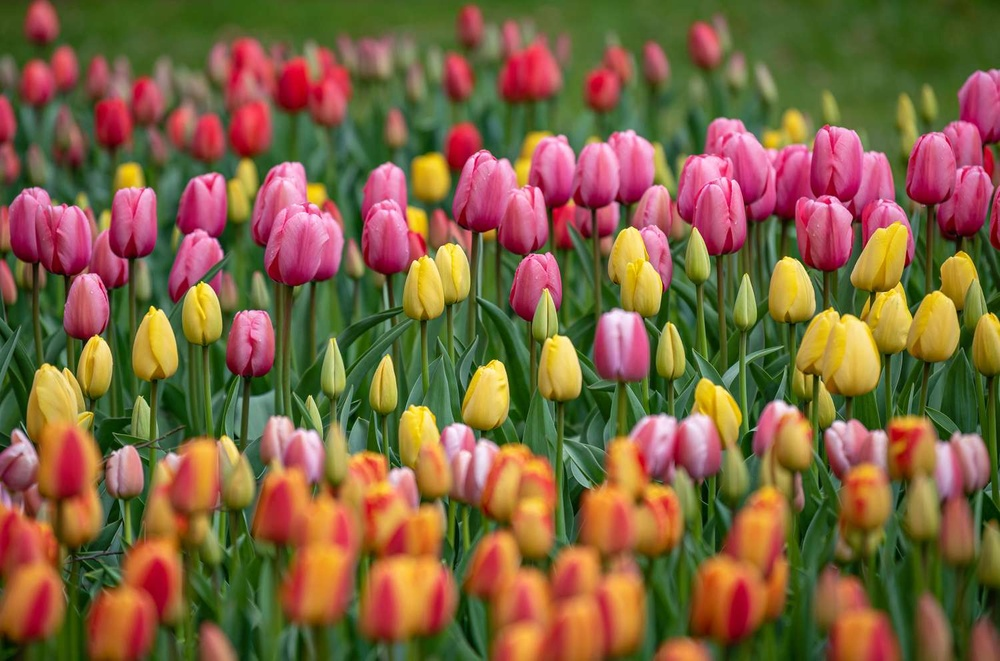
#> input picture computer_vision_course/images/tulips.jpg, 1000 x 661 px, shrunk from 1500 x 991 before the run
$ jupyter execute chapter07_image_filtering.ipynb
#> lines starting #> are read from the running program, lines starting #| are printed output that depends on the picture
[cell 1]
import pathlib

import cv2
import matplotlib as mpl
import matplotlib.pyplot as plt
import numpy as np
from scipy import signal
from transforms import transforms

IMG_DIR = pathlib.Path("images/")

### Blurring, Edge, Sharpening

[cell 2]
img = cv2.imread(str(IMG_DIR / "tulips.jpg"))
#> img is the input picture: shape (661, 1000, 3); mean B, G, R 63.1, 98.8, 126.5
plt.imshow(img[..., ::-1])
plt.axis("off")
plt.show()

[cell 3]
img_gray = cv2.cvtColor(img, cv2.COLOR_BGR2GRAY)
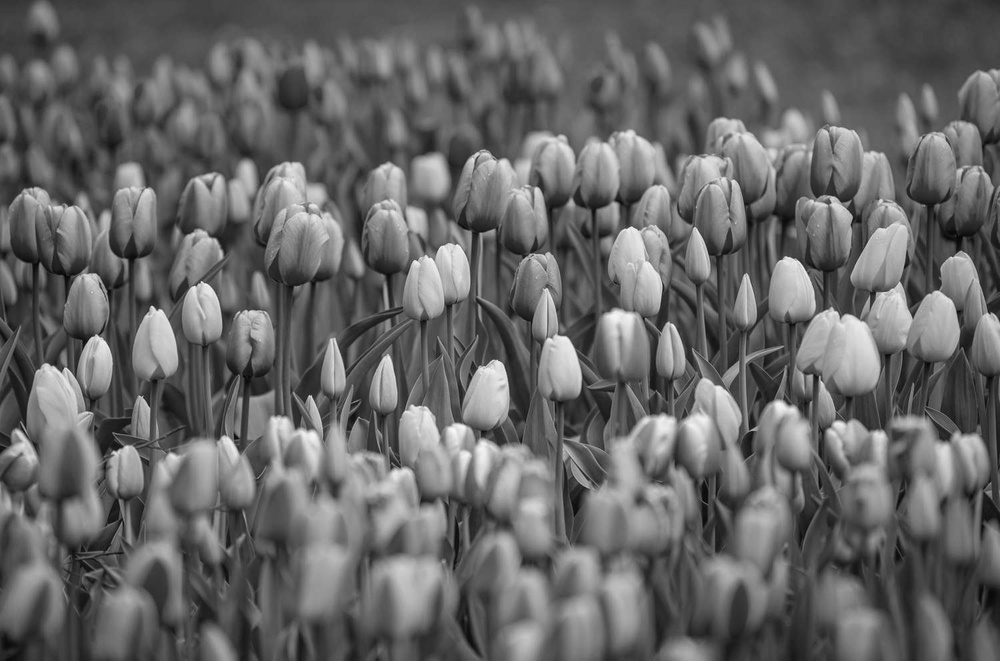
#> img_gray: shape (661, 1000); min 4, max 248, mean 103
plt.imshow(img_gray, cmap="gray")
plt.axis("off")
plt.show()

### Blurring

[cell 4]
blurring_mask = np.ones((10, 10)) / 100
img_blurred = signal.convolve2d(img_gray, blurring_mask, boundary="symm", mode="same")
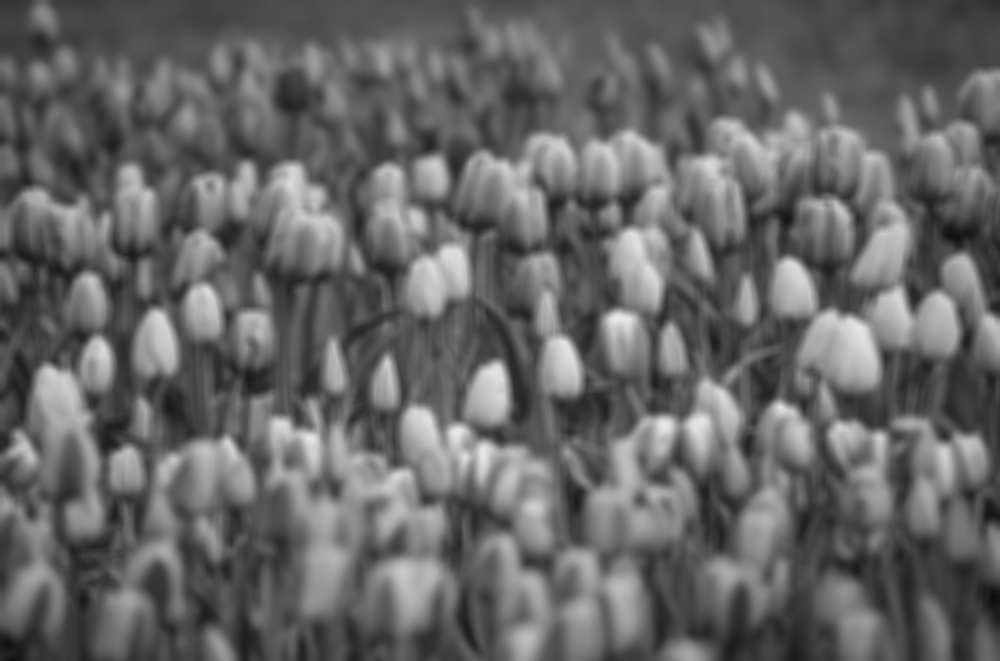
#> img_blurred: shape (661, 1000) float64; min 14.37, max 234.7, mean 103

fig, (ax1, ax2) = plt.subplots(1, 2, figsize=(12, 6), tight_layout=True)
ax1.imshow(img_gray, cmap="gray")
ax1.axis("off")
ax2.imshow(img_blurred, cmap="gray")
ax2.axis("off")
plt.show()
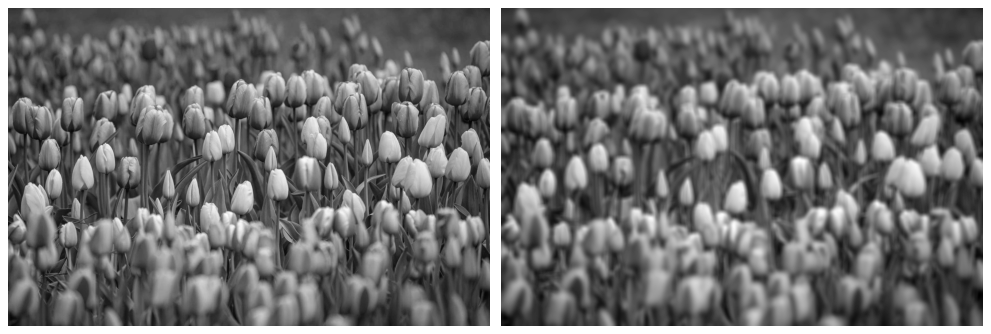
#> figure drawn by matplotlib, 2 panels

### Edge

[cell 5]
xmask = np.array([[-1, 0, 1], [-1, 0, 1], [-1, 0, 1]])
ymask = xmask.transpose()

fx = signal.convolve2d(img_gray, xmask, boundary="symm", mode="same")
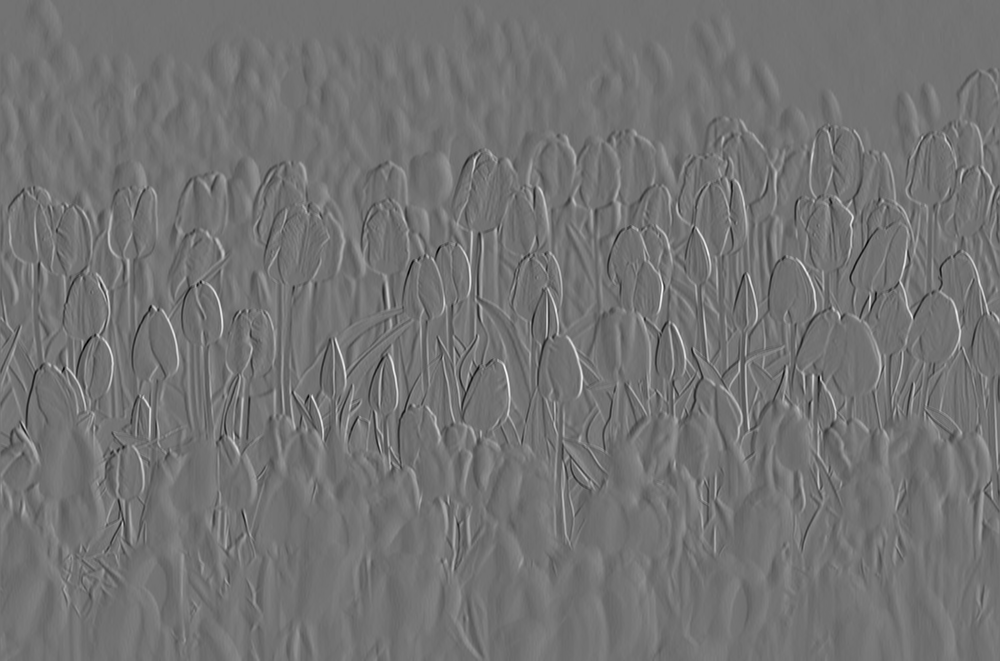
#> fx: shape (661, 1000) int64; min -443, max 538, mean 0; drawn with min black and max white
fy = signal.convolve2d(img_gray, ymask, boundary="symm", mode="same")
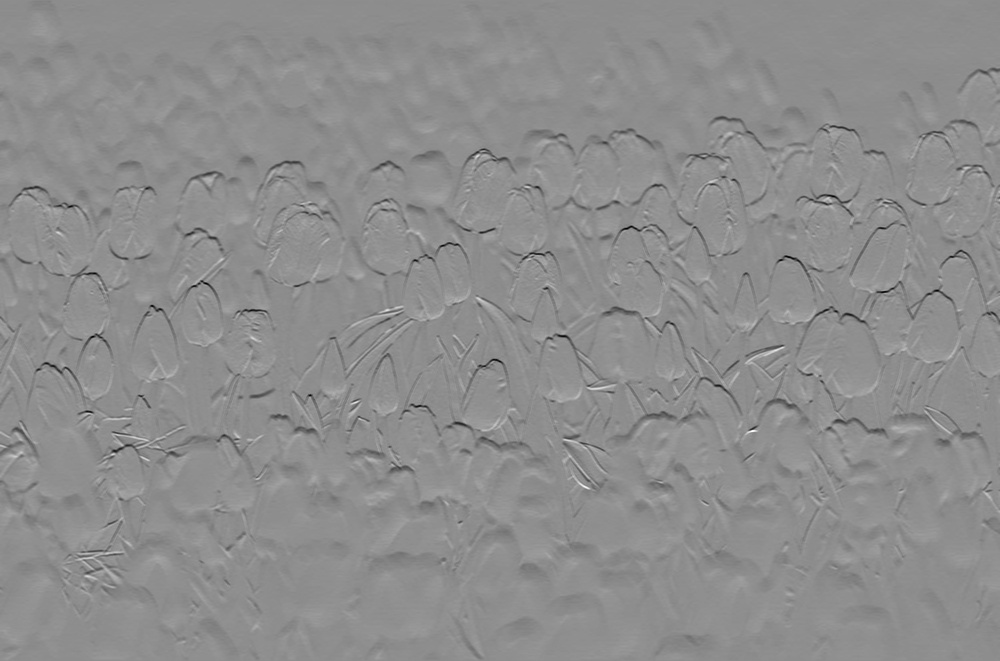
#> fy: shape (661, 1000) int64; min -489, max 390, mean 0; drawn with min black and max white
gradient_magnitude = np.sqrt(fx**2 + fy**2)
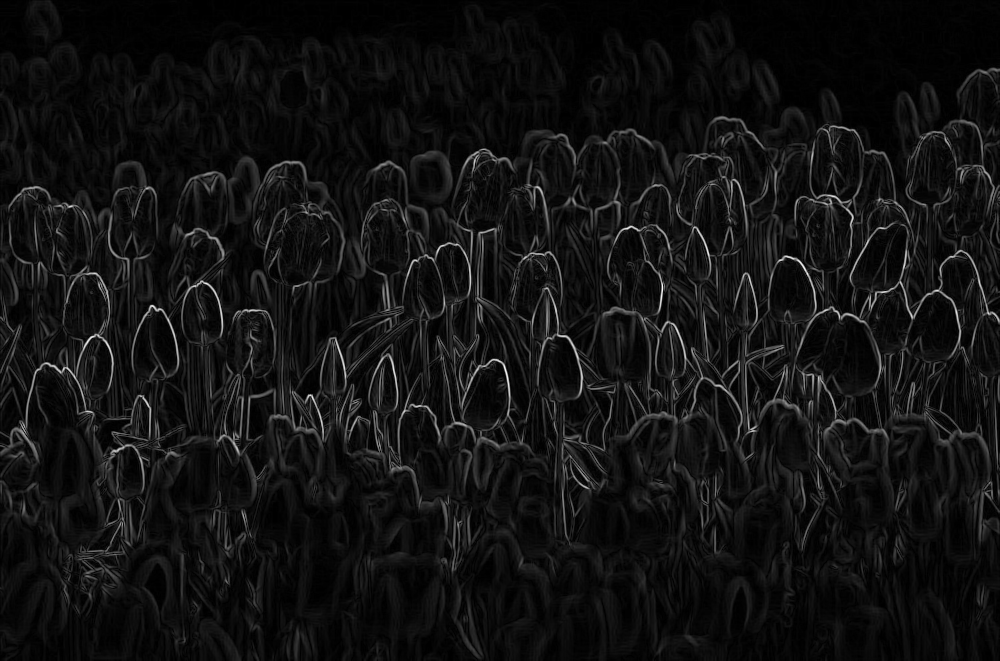
#> gradient_magnitude: shape (661, 1000) float64; min 0, max 538.2, mean 38.3; drawn with min black and max white

fig, (ax1, ax2) = plt.subplots(1, 2, figsize=(12, 6), tight_layout=True)
ax1.imshow(img_gray, cmap="gray")
ax1.axis("off")
ax2.imshow(gradient_magnitude, cmap="gray")
ax2.axis("off")
plt.show()

[cell 6]
gradient_magnitude.max(), gradient_magnitude.std()
#> Out = (538.2, 45.35)

[cell 7]
threshold = gradient_magnitude.max() - 14 * gradient_magnitude.std()
#> threshold = -96.67
threshold
#> Out = -96.67

[cell 8]
fig, (ax1, ax2) = plt.subplots(1, 2, figsize=(12, 6), tight_layout=True)
ax1.imshow(img_gray, cmap="gray")
ax1.axis("off")
ax2.imshow(gradient_magnitude > threshold, cmap="gray")
ax2.axis("off")
plt.show()
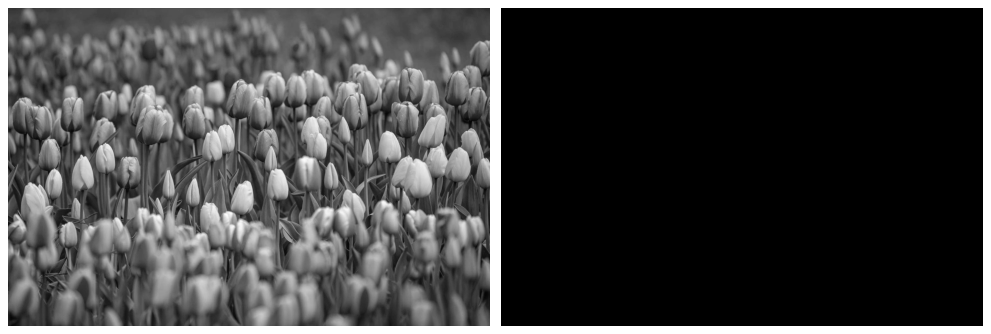
#> figure drawn by matplotlib, 2 panels

### Sharpening

[cell 9]
img_sharped = img_blurred + 0.25 * gradient_magnitude
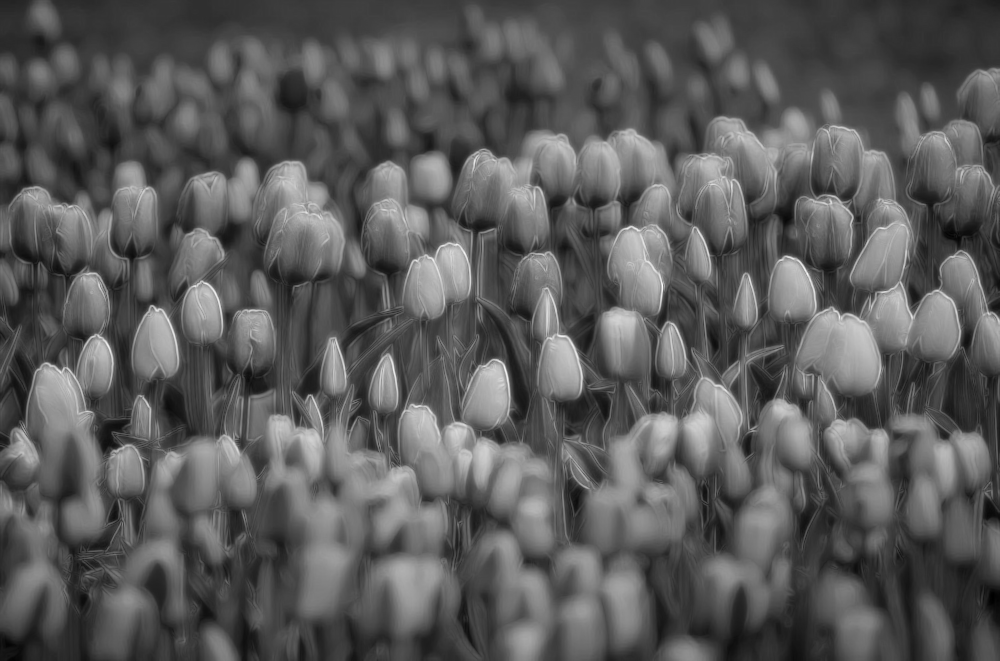
#> img_sharped: shape (661, 1000) float64; min 15.55, max 286.9, mean 112.6; drawn with min black and max white

fig, (ax1, ax2) = plt.subplots(1, 2, figsize=(12, 6), tight_layout=True)
ax1.imshow(img_blurred, cmap="gray")
ax1.axis("off")
ax2.imshow(img_sharped, cmap="gray")
ax2.axis("off")
plt.show()

$ run again, with computer_vision_course/images/panorama1.jpg copied over computer_vision_course/images/tulips.jpg
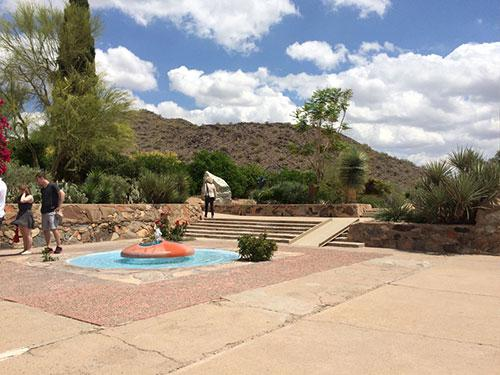
#> input picture computer_vision_course/images/panorama1.jpg, 500 x 375 px
#> img is the input picture: shape (375, 500, 3); mean B, G, R 140.3, 152.5, 162.4
#> `gradient_magnitude = np.sqrt(fx**2 + fy**2)`:
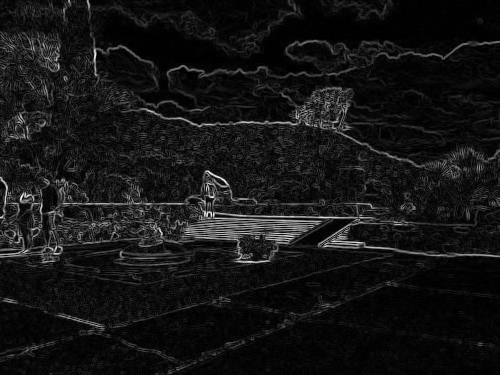
#> gradient_magnitude: shape (375, 500) float64; min 0, max 699.5, mean 58.3; drawn with min black and max white
#> `gradient_magnitude.max(), gradient_magnitude.std()`: Out = (699.5, 73.41)
#> threshold = -328.2
#> `img_sharped = img_blurred + 0.25 * gradient_magnitude`:
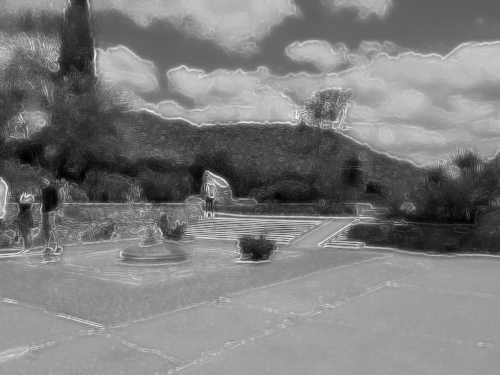
#> img_sharped: shape (375, 500) float64; min 19.74, max 322.9, mean 168.6; drawn with min black and max white
